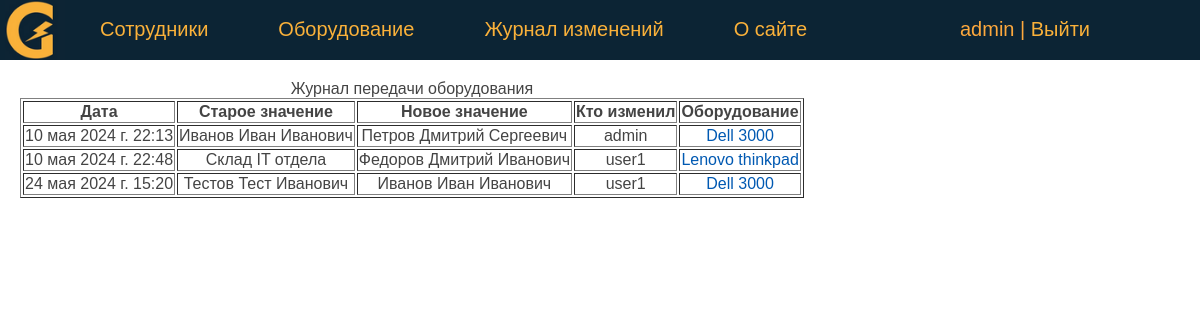
Screenshot of /eqlogs/ (signed in) with the database file from the repository.
### eqlog/models.py (models this page shows, shortened)
class Eqlog(models.Model):
    class_name = models.TextField(verbose_name='Имя модели')
    attr_name = models.TextField(verbose_name='Изменяемое поле')
    old_value = models.TextField(verbose_name='Старое значение')
    new_value = models.TextField(verbose_name='Новое значение')
    timestamp = models.DateTimeField(auto_now_add=True)
    logged_value = models.TextField(verbose_name='Журналируемое значение')
    user = models.ForeignKey(User, verbose_name='Пользователь', on_delete=models.DO_NOTHING, null=True)
    def get_equipment(self):
        equipment = Equipment.objects.get(id=self.logged_value)
        return equipment

class Equipment(models.Model):
    type = models.CharField(verbose_name='Тип оборудования', max_length=50)
    model = models.CharField(verbose_name='Модель', max_length=50)
    serial_number = models.CharField(verbose_name='Серийный номер', max_length=50)
    id_number = models.CharField(verbose_name='Инвентарный номер', max_length=10, unique=True)
    sale_date = models.DateField(verbose_name='Дата покупки', default=date(2024, 1, 1))
    price = models.FloatField(verbose_name='Цена покупки', max_length=10)
    is_working = models.BooleanField(verbose_name='Работает', default=True)
    testing = models.BooleanField(verbose_name='Доступно для тестирования', default=False)
    description = models.TextField(verbose_name='Описание')
    created_at = models.DateTimeField(verbose_name='Дата создания', auto_now_add=True)
    updated_at = models.DateTimeField(verbose_name='Дата изменения', auto_now=True)
    person = models.ForeignKey('Person', on_delete=models.PROTECT, verbose_name='Сотрудник', related_name='get_equipments')
    slug = AutoSlugField(populate_from='id_number', max_length=255, unique=True, db_index=True)
    user = models.ForeignKey(User, verbose_name='Пользователь', on_delete=models.DO_NOTHING, null=True)
    objects = models.Manager()
    class Meta:
        verbose_name = 'Оборудование'
        verbose_name_plural = 'Оборудование'
        ordering = ['type', 'model']

### eqlog/views.py (the view)
# urls.py: path('eqlogs/', EqlogEquipments.as_view(), name='eqlogs'),
class EqlogEquipments(DataMixin, ListView):
    model = Eqlog
    template_name = 'eqlog/eqlogs.html'
    context_object_name = 'log'
    def get_context_data(self, *, object_list=None, **kwargs):
        context = super().get_context_data(**kwargs)
        auth = self.request.user.is_authenticated
        c_def = self.get_user_context(title='Главная страница', auth=auth)
        return {**context, **c_def}
    def get_queryset(self):
        queryset = super().get_queryset()
        equipment_ids = Equipment.objects.values_list('id', flat=True)
        filtered_queryset = queryset.filter(logged_value__in=equipment_ids)
        print(f'print1 {equipment_ids}')
        return filtered_queryset

### eqlog/utils.py (called while the page is built)
    def get_user_context(self, **kwargs):
        context = kwargs
        context['menu'] = menu
        return context

### eqlog/templates/eqlog/eqlogs.html (shortened to what this page needs)
{% extends 'eqlog/base.html' %}
{% block content %}
    {% if auth %}
        <table border="1">
            <caption>Журнал передачи оборудования</caption>
            <tr>
                <th>Дата</th>
                <th>Старое значение</th>
                <th>Новое значение</th>
                <th>Кто изменил</th>
                <th>Оборудование</th>
           </tr>
            {% for i in log %}
                {% if i.class_name == 'Equipment' and i.attr_name == 'Сотрудник' %}
                    <tr>
                        <td>{{ i.timestamp }}</td>
                        <td>{{ i.old_value }}</td>
                        <td>{{ i.new_value }}</td>
                        <td>{{ i.user }}</td>
                        <td><a href="{% url 'equipment' equip_slug=i.get_equipment.slug %}"> {{ i.get_equipment.model }}</a></td>
                    </tr>
                {% endif %}
            {% endfor %}
        </table>
    {% endif %}
{% endblock %}

### eqlog/templates/eqlog/base.html (shortened to what this page needs)
<!DOCTYPE html>
{% load static %}
<html>
<head>
    <link type="text/css" href="/static/eqlog/css/styles.css" rel="stylesheet" />
</head>
<body bgcolor="#FFFFFF">
    {% block mainmenu %}
    <header class="header">
    <ul id="mainmenu" class="mainmenu">
        <li class="logo">
            <a href="{% url 'home' %}"><div class="logo"></div></a>
        </li>
        {% for m in menu %}
            <li><a href="{% url m.url_name %}"> {{ m.title }} </a></li>
        {% endfor %}
        <li class="last">
            {% if request.user.is_authenticated %}
                <li class="last"> {{user.username}} | <a href="{% url 'logout' %}">Выйти</a> </li>
            {% else %}
                <li class="last"><a href="{% url 'login' %}">Войти</a> </li>
            {% endif %}
        </li>
    </ul>
    </header>
    {% endblock mainmenu %}
    <main>
        {% block content %}
        {% endblock content %}
    </main>
</body>
</html>

### eqlog/static/eqlog/css/styles.css (style rules this page uses)
body { font-family: 'Arial'; margin: 0; padding: 0; height: 100%; width: 100%; color: #444; }
a { color: #0059b2; text-decoration: none; }
.header { background: #0c2434; height: 60px; }
main { padding: 20px; }
.logo { background: url('../images/logo_home.png') no-repeat 0px 0px; background-size: contain; background-position: center; width: 70px; height: 60px; }
ul.mainmenu { list-style: none; margin: 0; padding: 0; height: 60px; color: #FDA83D; font-size: 20px; overflow: hidden; }
ul.mainmenu li { float: left; margin: 18px 40px 0 30px; }
ul.mainmenu li.logo { margin: 0; }
ul.mainmenu li.last { float: right; }
ul.mainmenu li a { color: #fab13a; text-decoration: none; }
td { text-align: center; }

### rows the page displays
Eqlog: timestamp "10 мая 2024 г. 22:13", old_value "Иванов Иван Иванович", new_value "Петров Дмитрий Сергеевич", user "admin", get_equipment.model "Dell 3000"
Eqlog: timestamp "10 мая 2024 г. 22:48", old_value "Склад IT отдела", new_value "Федоров Дмитрий Иванович", user "user1", get_equipment.model "Lenovo thinkpad"
Eqlog: timestamp "24 мая 2024 г. 15:20", old_value "Тестов Тест Иванович", new_value "Иванов Иван Иванович", user "user1", get_equipment.model "Dell 3000"

### other values shown
{{ m.title }} "Сотрудники" "Оборудование" "Журнал изменений" "О сайте"
{{ user.username }} "admin"
